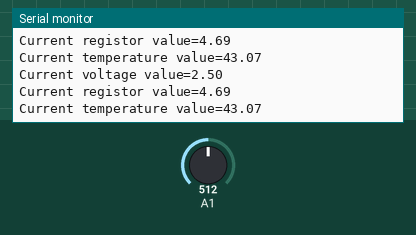
Recording of a sketch running on a simulated Arduino Uno, built with avr-gcc and run on an emulated ATmega328P. Parts: the last lines printed to the serial monitor. The test bench sets the inputs (shaded band); at power-on: A1 = 512.

Above: at 3.8 s.
3.9 s: A1 set to 0
At 6.5 s:
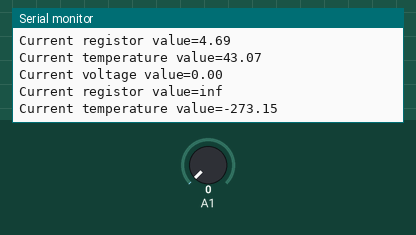
10.6 s: A1 set to 122
At 13.3 s:
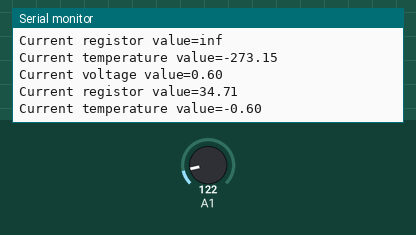
Timing chart, 0 to 14.8 s (numbered marks = the images above; inputs shaded):
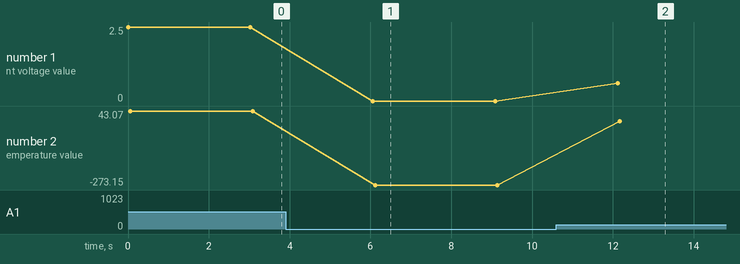

Measured:
- after the input at 3.9 s, the serial monitor: prints a new line after 2.2 s (image 1)
- after the input at 10.6 s, the serial monitor: prints a new line after 1.5 s (image 2)
- plotted number 1: 2.5 → 0 after the input at 3.9 s, 0 → 0.6 after the input at 10.6 s
- plotted number 2: 43.07 → -273.15 after the input at 3.9 s, -273.15 → -0.6 after the input at 10.6 s

The sketch:

Project_30.1_Read_value.ino
```cpp
//**********************************************************************************
/*
Keyestudio 2021 starter learning kit
Project 30.1
Read_the_thermistor_analog_value
http//www.keyestudio.com
*/
#include<math.h>

const float voltagePower=5.0;
const float Rs=4.7;//sample resistance is 4.7KΩ
const int B=3950;
const double T1=273.15+25;//ordinary temperature
const double R1=10;//ordinary temperature corresponds the resistance value, unit is KΩ
void setup() {
  Serial.begin(9600);
}
void loop() {
  //Attain the voltage value at A1
  double digitalValue=analogRead(1);
  double voltageValue=(digitalValue/1023)*5;
  Serial.print("Current voltage value=");
  Serial.println(voltageValue);

  //Obtain the resistance of the thermistor through the voltage divider ratio
  double Rt=((voltagePower-voltageValue)*Rs)/voltageValue;
  Serial.print("Current registor value=");
  Serial.println(Rt);

  //Converted to get the temperature value
  Serial.print("Current temperature value=");
  Serial.println(((T1*B)/(B+T1*log(Rt/R1)))-273.15);//
  Serial.println();

  //output for each 3 second, change the frequency
  delay(3000);
}
//**********************************************************************************
```
